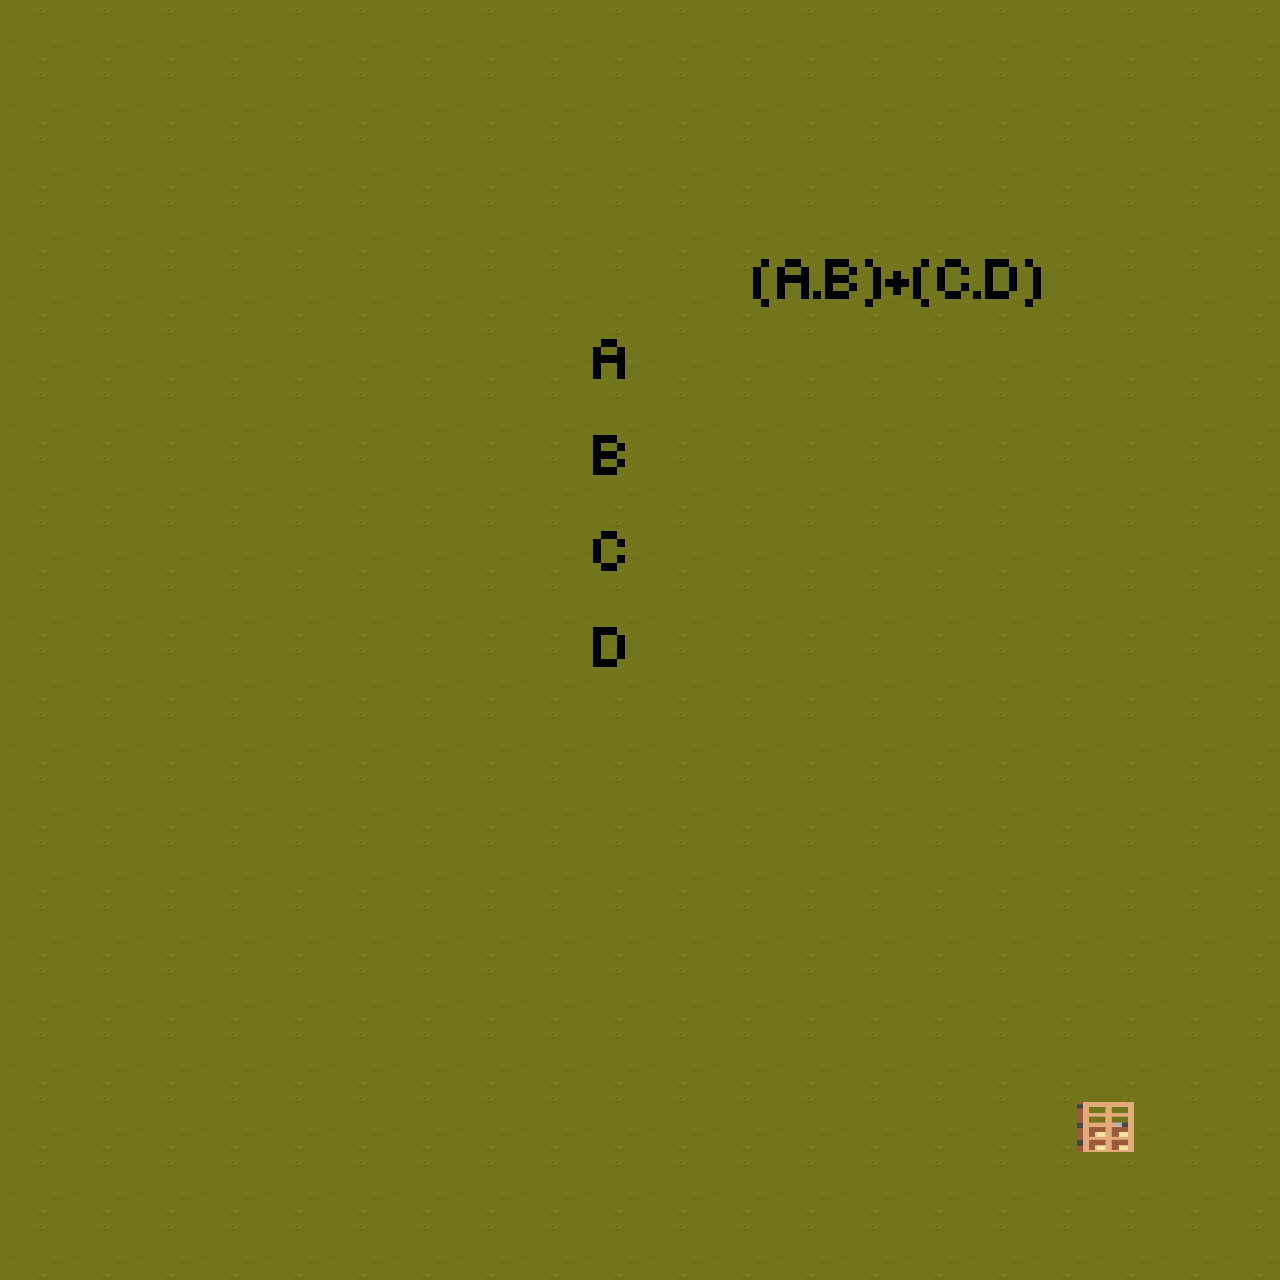

Rendered tile map (Tiled .tmx) drawn with the repository's tilesets; below, a short description and the full map source, tile grids included:
An orthogonal 20x20 tile map with 64x64 px tiles, 3 tile layers (Ground, letters, door), 7 tilesets.

<map version="1.8" tiledversion="1.8.0" orientation="orthogonal" renderorder="right-down" width="20" height="20" tilewidth="64" tileheight="64" infinite="0" nextlayerid="13" nextobjectid="81">
 <editorsettings>
  <export target="../maps/level2.lua" format="lua" />
 </editorsettings>
 <tileset firstgid="1" name="test-tiled" tilewidth="64" tileheight="64" tilecount="54" columns="9">
  <image source="../maps/Texture/tileset.png" width="576" height="384" />
 </tileset>
 <tileset firstgid="55" name="TX Tileset Stone Ground" tilewidth="64" tileheight="64" tilecount="16" columns="4">
  <image source="../maps/Texture/TX Tileset Stone Ground.png" width="256" height="256" />
 </tileset>
 <tileset firstgid="71" name="TX Tileset Grass" tilewidth="64" tileheight="64" tilecount="16" columns="4">
  <image source="../maps/Texture/TX Tileset Grass.png" width="256" height="256" />
 </tileset>
 <tileset firstgid="87" name="abcd" tilewidth="64" tileheight="64" tilecount="209" columns="19">
  <image source="../maps/Texture/abcd.png" width="1248" height="712" />
 </tileset>
 <tileset firstgid="296" name="a_b" tilewidth="64" tileheight="64" tilecount="209" columns="19">
  <image source="../maps/Texture/a_b.png" width="1248" height="712" />
 </tileset>
 <tileset firstgid="505" name="a_b+c_d" tilewidth="64" tileheight="64" tilecount="45" columns="9">
  <image source="../maps/Texture/a_b+c_d.png" width="624" height="356" />
 </tileset>
 <tileset firstgid="550" name="door" tilewidth="64" tileheight="64" tilecount="2" columns="2">
  <image source="../maps/Texture/door.png" trans="ff00ff" width="156" height="89" />
 </tileset>
 <layer id="1" name="Ground" width="20" height="20">
  <data encoding="csv">
71,71,71,71,71,71,71,71,71,71,71,71,71,71,71,71,71,71,71,71,
71,71,71,71,71,71,71,71,71,71,71,71,71,71,71,71,71,71,71,71,
71,71,71,71,71,71,71,71,71,71,71,71,71,71,71,71,71,71,71,71,
71,71,71,71,71,71,71,71,71,71,71,71,71,71,71,71,71,71,71,71,
71,71,71,71,71,71,71,71,71,71,71,71,71,71,71,71,71,71,71,71,
71,71,71,71,71,71,71,71,71,71,71,71,71,71,71,71,71,71,71,71,
71,71,71,71,71,71,71,71,71,71,71,71,71,71,71,71,71,71,71,71,
71,71,71,71,71,71,71,71,71,71,71,71,71,71,71,71,71,71,71,71,
71,71,71,71,71,71,71,71,71,71,71,71,71,71,71,71,71,71,71,71,
71,71,71,71,71,71,71,71,71,71,71,71,71,71,71,71,71,71,71,71,
71,71,71,71,71,71,71,71,71,71,71,71,71,71,71,71,71,71,71,71,
71,71,71,71,71,71,71,71,71,71,71,71,71,71,71,71,71,71,71,71,
71,71,71,71,71,71,71,71,71,71,71,71,71,71,71,71,71,71,71,71,
71,71,71,71,71,71,71,71,71,71,71,71,71,71,71,71,71,71,71,71,
71,71,71,71,71,71,71,71,71,71,71,71,71,71,71,71,71,71,71,71,
71,71,71,71,71,71,71,71,71,71,71,71,71,71,71,71,71,71,71,71,
71,71,71,71,71,71,71,71,71,71,71,71,71,71,71,71,71,71,71,71,
71,71,71,71,71,71,71,71,71,71,71,71,71,71,71,71,71,71,71,71,
71,71,71,71,71,71,71,71,71,71,71,71,71,71,71,71,71,71,71,71,
71,71,71,71,71,71,71,71,71,71,71,71,71,71,71,71,71,71,71,71
</data>
 </layer>
 <layer id="7" name="letters" width="20" height="20" offsetx="-95.3939" offsety="-349.394">
  <data encoding="csv">
0,0,0,0,0,0,0,0,0,0,0,0,0,0,0,0,0,0,0,0,
0,0,0,0,0,0,0,0,0,0,0,0,0,0,0,0,0,0,0,0,
0,0,0,0,0,0,0,0,0,0,0,0,0,0,0,0,0,0,0,0,
0,0,0,0,0,0,0,0,0,0,0,0,0,0,0,0,0,0,0,0,
0,0,0,0,0,0,0,0,0,0,0,0,0,0,0,0,0,0,0,0,
0,0,0,0,0,0,0,0,0,0,0,0,0,0,0,0,0,0,0,0,
0,0,0,0,0,0,0,0,0,0,0,0,0,0,0,0,0,0,0,0,
0,0,0,0,0,0,0,0,0,0,0,0,0,0,0,0,0,0,0,0,
0,0,0,0,0,0,0,0,0,0,0,0,0,0,0,0,0,0,0,0,
0,0,0,0,0,0,0,0,0,0,0,0,0,505,506,507,508,509,0,0,
0,0,0,0,0,0,0,0,0,0,92,93,0,514,515,516,517,518,0,0,
0,0,0,0,0,0,0,0,0,0,111,112,0,0,0,0,0,0,0,0,
0,0,0,0,0,0,0,0,0,0,130,131,0,0,0,0,0,0,0,0,
0,0,0,0,0,0,0,0,0,0,149,150,0,0,0,0,0,0,0,0,
0,0,0,0,0,0,0,0,0,0,168,169,0,0,0,0,0,0,0,0,
0,0,0,0,0,0,0,0,0,0,187,188,0,0,0,0,0,0,0,0,
0,0,0,0,0,0,0,0,0,0,0,0,0,0,0,0,0,0,0,0,
0,0,0,0,0,0,0,0,0,0,0,0,0,0,0,0,0,0,0,0,
0,0,0,0,0,0,0,0,0,0,0,0,0,0,0,0,0,0,0,0,
0,0,0,0,0,0,0,0,0,0,0,0,0,0,0,0,0,0,0,0
</data>
 </layer>
 <layer id="12" name="door" width="20" height="20">
  <data encoding="csv">
0,0,0,0,0,0,0,0,0,0,0,0,0,0,0,0,0,0,0,0,
0,0,0,0,0,0,0,0,0,0,0,0,0,0,0,0,0,0,0,0,
0,0,0,0,0,0,0,0,0,0,0,0,0,0,0,0,0,0,0,0,
0,0,0,0,0,0,0,0,0,0,0,0,0,0,0,0,0,0,0,0,
0,0,0,0,0,0,0,0,0,0,0,0,0,0,0,0,0,0,0,0,
0,0,0,0,0,0,0,0,0,0,0,0,0,0,0,0,0,0,0,0,
0,0,0,0,0,0,0,0,0,0,0,0,0,0,0,0,0,0,0,0,
0,0,0,0,0,0,0,0,0,0,0,0,0,0,0,0,0,0,0,0,
0,0,0,0,0,0,0,0,0,0,0,0,0,0,0,0,0,0,0,0,
0,0,0,0,0,0,0,0,0,0,0,0,0,0,0,0,0,0,0,0,
0,0,0,0,0,0,0,0,0,0,0,0,0,0,0,0,0,0,0,0,
0,0,0,0,0,0,0,0,0,0,0,0,0,0,0,0,0,0,0,0,
0,0,0,0,0,0,0,0,0,0,0,0,0,0,0,0,0,0,0,0,
0,0,0,0,0,0,0,0,0,0,0,0,0,0,0,0,0,0,0,0,
0,0,0,0,0,0,0,0,0,0,0,0,0,0,0,0,0,0,0,0,
0,0,0,0,0,0,0,0,0,0,0,0,0,0,0,0,0,0,0,0,
0,0,0,0,0,0,0,0,0,0,0,0,0,0,0,0,0,0,0,0,
0,0,0,0,0,0,0,0,0,0,0,0,0,0,0,0,550,551,0,0,
0,0,0,0,0,0,0,0,0,0,0,0,0,0,0,0,0,0,0,0,
0,0,0,0,0,0,0,0,0,0,0,0,0,0,0,0,0,0,0,0
</data>
 </layer>
 <objectgroup id="10" name="Walls" />
</map>
